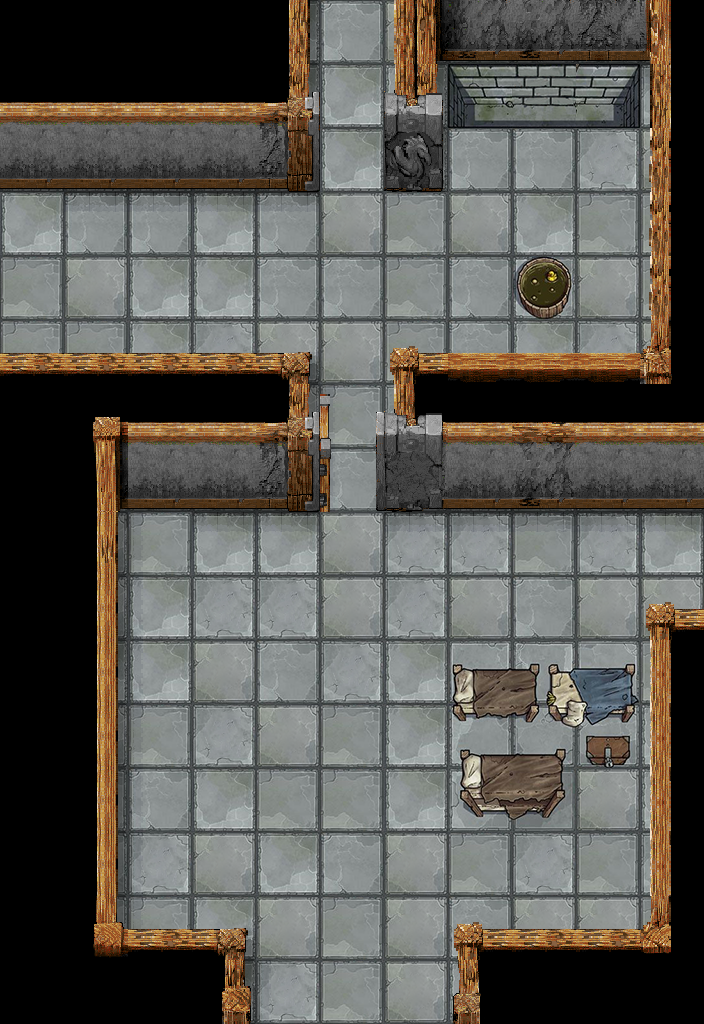

A level layout from a 2D game, rendered from its tile map. Below: a short description, then the map file with its tile-grid data intact:
An orthogonal 11x16 tile map with 64x64 px tiles, 6 tile layers (floor, objects on floor, blocking objects, walls, ...), 3 tilesets and 5 objects (2x portal, 2x door, hub1-chest).

<map version="1.5" tiledversion="1.7.2" orientation="orthogonal" renderorder="right-down" width="11" height="16" tilewidth="64" tileheight="64" infinite="0" nextlayerid="11" nextobjectid="6">
 <editorsettings>
  <export target="dungeon-hub1.json" format="json" />
 </editorsettings>
 <properties>
  <property name="TILE_CHEST_CLOSED" type="int" value="33" />
 </properties>
 <tileset firstgid="1" source="../tilesets/dungeon-floor-64.tsx" />
 <tileset firstgid="121" source="../tilesets/interior-walls.tsx" />
 <tileset firstgid="265" source="../tilesets/interior-walls-64.tsx" />
 <layer id="1" name="floor" width="11" height="16">
  <data encoding="csv">
6,5,5,4,2,4,6,4,6,4,6,
2,2,2,2,2,2,2,6,2,2,5,
2,2,2,2,2,2,2,4,4,5,6,
2,4,4,2,4,6,3,6,2,3,3,
3,6,2,2,4,4,3,4,4,6,3,
3,3,2,5,6,6,3,4,2,5,6,
4,4,5,5,6,3,5,4,4,4,5,
6,5,6,4,6,4,6,2,3,5,6,
6,6,3,2,2,6,5,5,3,5,2,
4,6,2,5,5,6,5,6,4,6,6,
2,2,2,6,4,5,2,6,4,4,3,
5,6,3,5,6,3,2,3,2,2,2,
3,3,4,2,3,3,2,4,5,6,2,
5,4,5,6,2,4,6,3,5,3,5,
5,4,3,2,6,3,6,4,6,6,3,
3,4,2,2,5,3,6,2,6,3,2
</data>
 </layer>
 <layer id="7" name="objects on floor" width="11" height="16">
  <data encoding="csv">
0,0,0,0,0,0,0,0,0,0,0,
0,0,0,0,0,0,0,0,0,0,0,
0,0,0,0,0,0,0,0,0,0,0,
0,291,291,291,291,0,0,0,0,0,0,
0,0,0,0,0,0,0,0,0,0,0,
0,0,0,0,0,0,0,0,0,0,0,
0,0,0,0,0,302,0,0,0,0,0,
0,0,0,0,0,302,0,0,0,0,0,
0,0,302,291,291,0,291,291,291,291,291,
0,0,302,0,0,0,0,0,0,0,0,
0,0,302,0,0,0,0,0,0,0,0,
0,0,302,0,0,0,0,0,0,0,0,
0,0,302,0,0,0,0,0,0,0,0,
0,0,302,0,0,0,0,0,0,0,0,
0,0,302,0,0,0,0,0,0,0,0,
0,0,0,0,302,0,0,0,0,0,0
</data>
 </layer>
 <layer id="8" name="blocking objects" width="11" height="16">
  <properties>
   <property name="blocksMovement" type="bool" value="true" />
  </properties>
  <data encoding="csv">
0,0,0,0,0,0,0,0,0,0,0,
0,0,0,0,0,0,0,93,111,95,0,
0,0,0,0,0,0,0,0,0,0,0,
0,0,0,0,0,0,0,0,0,0,0,
0,0,0,0,0,0,0,0,109,0,0,
0,0,0,0,0,0,0,0,0,0,0,
0,0,0,0,0,0,0,0,0,0,0,
0,0,0,0,0,0,0,0,0,0,0,
0,0,0,0,0,0,0,0,0,0,0,
0,0,0,0,0,0,0,0,0,0,0,
0,0,0,0,0,0,0,11,12,13,0,
0,0,0,0,0,0,0,21,22,23,0,
0,0,0,0,0,0,0,31,32,0,0,
0,0,0,0,0,0,0,0,0,0,0,
0,0,0,0,0,0,0,0,0,0,0,
0,0,0,0,0,0,0,0,0,0,0
</data>
 </layer>
 <layer id="2" name="walls" width="11" height="16">
  <properties>
   <property name="blocksMovement" type="bool" value="true" />
  </properties>
  <data encoding="csv">
397,397,397,397,301,0,350,278,279,280,281,
272,272,272,272,330,0,368,0,0,0,293,
284,284,284,284,342,0,380,0,0,0,305,
0,0,0,0,0,0,0,0,0,0,305,
0,0,0,0,0,0,0,0,0,0,305,
0,0,0,0,0,0,0,0,0,0,377,
397,270,272,272,325,0,329,272,267,272,272,
397,282,284,284,337,0,341,284,279,284,284,
397,294,0,0,0,0,0,0,0,0,0,
397,306,0,0,0,0,0,0,0,0,0,
397,306,0,0,0,0,0,0,0,0,310,
397,306,0,0,0,0,0,0,0,0,310,
397,306,0,0,0,0,0,0,0,0,310,
397,306,0,0,0,0,0,0,0,0,310,
397,318,0,0,0,0,0,0,0,0,322,
397,397,397,361,0,0,0,365,397,397,397
</data>
 </layer>
 <layer id="3" name="door static" width="11" height="16">
  <data encoding="csv">
0,0,0,0,0,0,0,0,0,0,0,
0,0,0,0,395,0,348,0,0,0,0,
0,0,0,0,407,0,360,0,0,0,0,
0,0,0,0,0,0,0,0,0,0,0,
0,0,0,0,0,0,0,0,0,0,0,
0,0,0,0,0,0,0,0,0,0,0,
0,0,0,0,395,372,348,0,0,0,0,
0,0,0,0,407,384,359,0,0,0,0,
0,0,0,0,0,0,0,0,0,0,0,
0,0,0,0,0,0,0,0,0,0,0,
0,0,0,0,0,0,0,0,0,0,0,
0,0,0,0,0,0,0,0,0,0,0,
0,0,0,0,0,0,0,0,0,0,0,
0,0,0,0,0,0,0,0,0,0,0,
0,0,0,0,0,0,0,0,0,0,0,
0,0,0,0,0,0,0,0,0,0,0
</data>
 </layer>
 <objectgroup id="9" name="portals">
  <object id="3" name="portal to ?" type="portal" x="320" y="960" width="64" height="64">
   <properties>
    <property name="to" value="" />
   </properties>
  </object>
  <object id="4" name="portal to entry" type="portal" x="0" y="256" width="64" height="64">
   <properties>
    <property name="to" value="dungeon.entrance" />
   </properties>
  </object>
 </objectgroup>
 <objectgroup id="6" name="door">
  <object id="1" type="door" gid="408" x="320" y="192" width="64" height="64">
   <properties>
    <property name="blocksMovement" type="bool" value="true" />
    <property name="interactive" type="bool" value="true" />
    <property name="part" value="lower" />
   </properties>
  </object>
  <object id="2" type="door" gid="396" x="320" y="128" width="64" height="64">
   <properties>
    <property name="blocksMovement" type="bool" value="true" />
    <property name="part" value="upper" />
   </properties>
  </object>
 </objectgroup>
 <objectgroup id="10" name="objects">
  <object id="5" name="hub1-chest" gid="33" x="576" y="832" width="64" height="64">
   <properties>
    <property name="interactive" type="bool" value="true" />
   </properties>
  </object>
 </objectgroup>
 <layer id="4" name="wall overhang" width="11" height="16">
  <data encoding="csv">
0,0,0,0,0,0,0,0,0,0,0,
0,0,0,0,0,0,0,0,0,0,0,
0,0,0,0,0,0,0,0,0,0,0,
0,0,0,0,0,0,0,0,0,0,0,
0,0,0,0,0,0,0,0,0,0,0,
315,315,315,315,354,0,358,320,320,320,0,
0,0,0,0,0,0,0,0,0,0,0,
0,0,0,0,0,0,0,0,0,0,0,
0,0,0,0,0,0,0,0,0,0,0,
0,0,0,0,0,0,0,0,0,0,353,
0,0,0,0,0,0,0,0,0,0,0,
0,0,0,0,0,0,0,0,0,0,0,
0,0,0,0,0,0,0,0,0,0,0,
0,0,0,0,0,0,0,0,0,0,0,
0,0,315,349,0,0,0,358,315,315,0,
0,0,0,0,0,0,0,0,0,0,0
</data>
 </layer>
</map>
